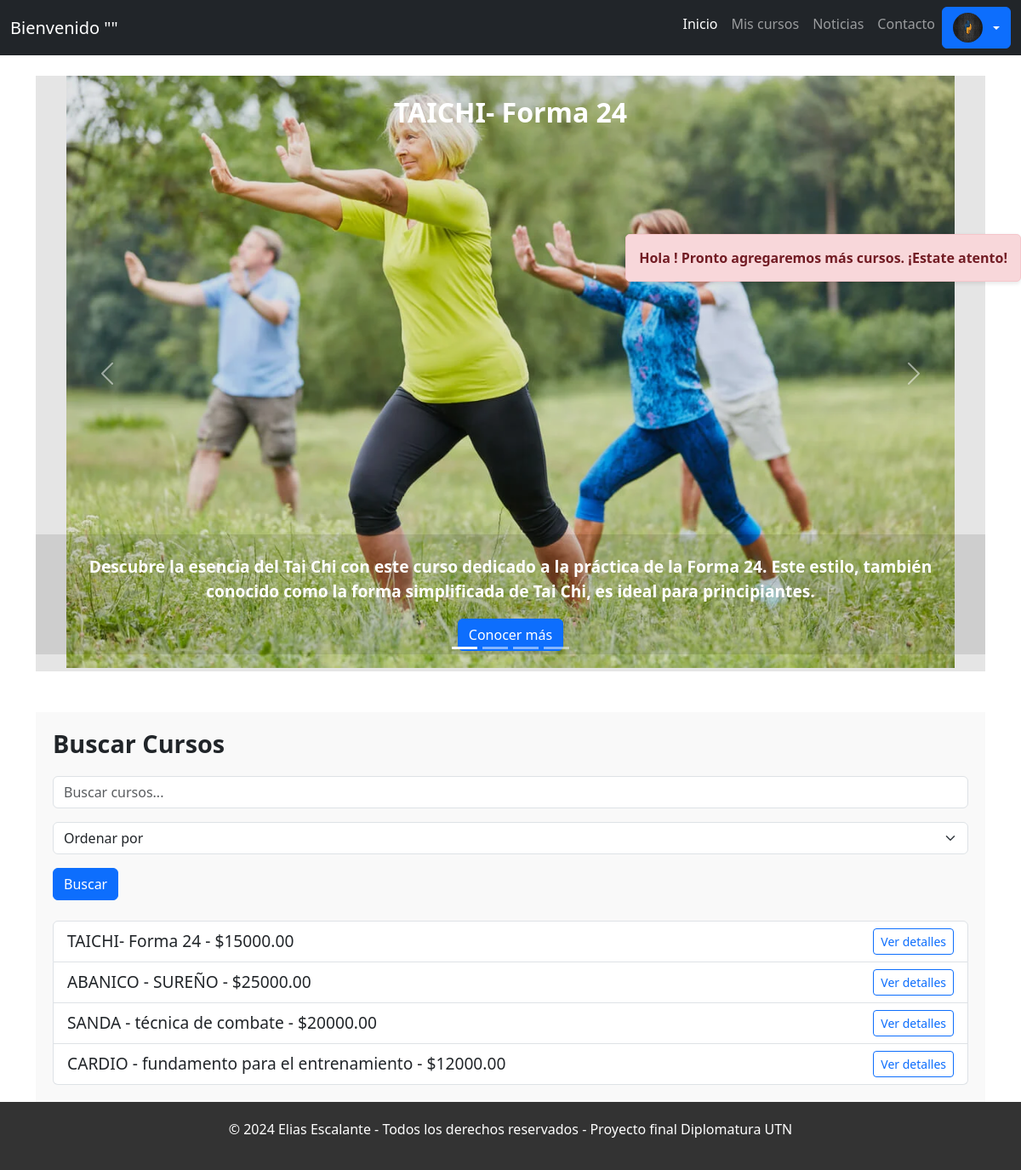
/cursos/home/, run on an earlier commit of the app's database.
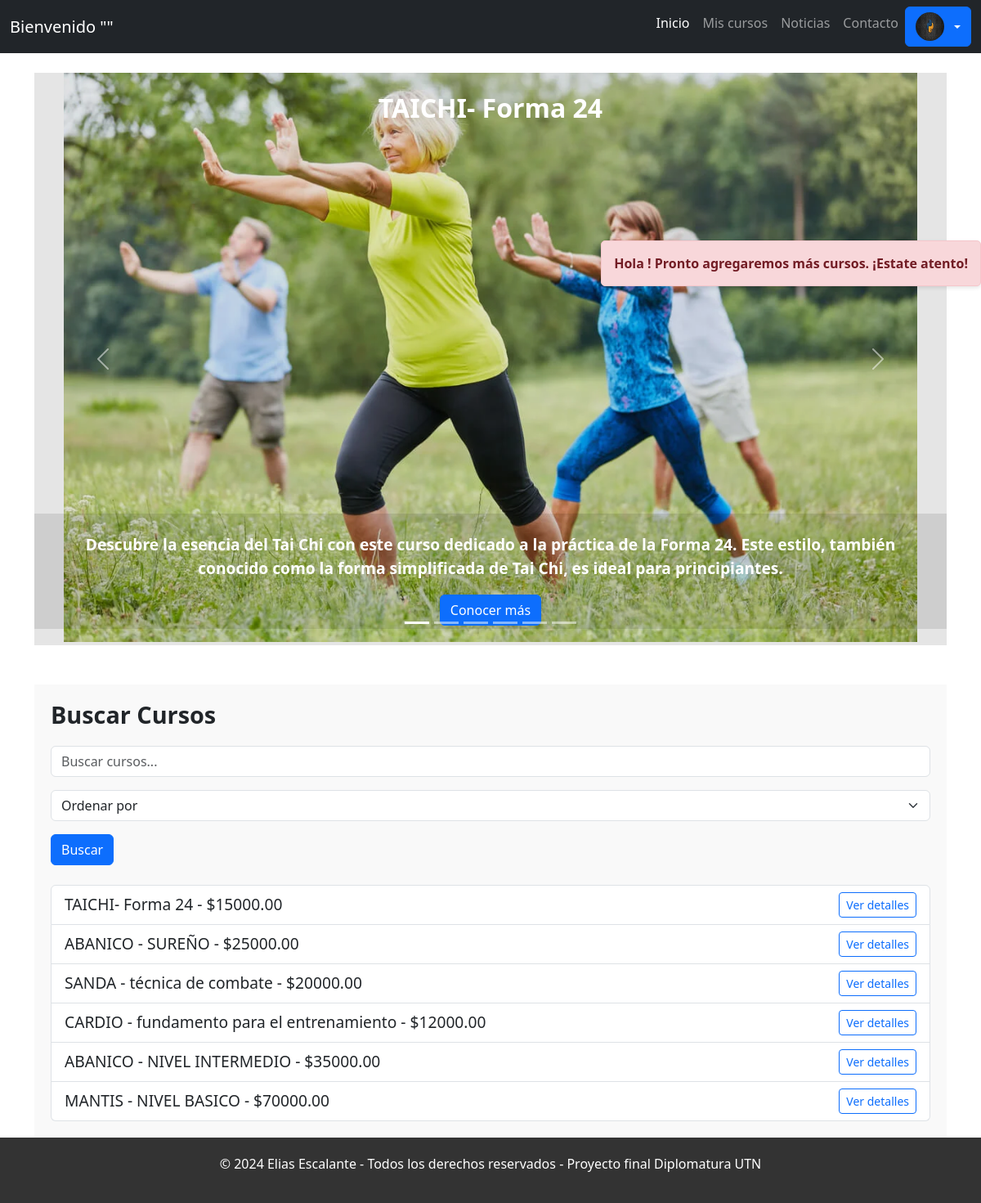
And on a later commit of the database.
### cursos/models.py (models this page shows, shortened)
class Curso(models.Model):
    nombre = models.CharField(max_length=50)
    comision = models.CharField(max_length=20)
    Profesor = models.CharField(max_length=50)
    Descripcion = models.TextField(max_length=500)
    cupo = models.IntegerField(default=0)
    precio = models.DecimalField(max_digits=12, decimal_places=2, default=0.00)
    imagen = models.ImageField(upload_to="producto/%Y/%m/%d", blank=True, null=True)
    direccion= models.CharField(max_length=200)

### cursos/views.py (the view)
# urls.py: path('home/', views.home_cursos, name='home_cursos'),
def home_cursos(request):
    cursos = Curso.objects.all()
    query = request.GET.get('q', '')
    if query:
        cursos = cursos.filter(nombre__icontains=query)
    order = request.GET.get('order', '')
    if order == 'alfabetico':
        cursos = cursos.order_by('nombre')
    elif order == 'precio':
        cursos = cursos.order_by('precio')
    return render(request, 'cursos/home.html', {'cursos': cursos})

### templates/cursos/home.html (shortened to what this page needs)
{% extends "layout.html" %}
{% load static %}
{% block content %}
    {% include 'descripcion_lateral.html' %}
    <div class="col-12">
        <div id="carouselExampleIndicators" class="carousel slide" data-bs-ride="carousel">
            <div class="carousel-indicators">
                {% for curso in cursos %}
                    <button type="button" data-bs-target="#carouselExampleIndicators" data-bs-slide-to="{{ forloop.counter0 }}" class="{% if forloop.first %}active{% endif %}" aria-label="Slide {{ forloop.counter }}"></button>
                {% endfor %}
            </div>
            <div class="carousel-inner">
                {% for curso in cursos %}
                    <div class="carousel-item {% if forloop.first %}active{% endif %}">
                        <img class="card-img-top pb-1 img_lat" src="{{ curso.imagen.url }}" alt="{{ curso.nombre }}" />
                        <div class="carousel-caption d-none d-md-block text-white p-4 position-absolute top-0 start-0 w-100 bg-opacity-50">
                            <h5 style="font-size: 2rem; font-weight: bold;">{{ curso.nombre }}</h5>
                        </div>
                        <div class="carousel-caption d-none d-md-block text-white p-4 position-absolute bottom-0 start-0 w-100 bg-opacity-50">
                            <p style="font-size: 1.2rem;">{{ curso.Descripcion|truncatewords:100 }}</p>
                            <a href="{% url 'detalle_curso' curso.id %}" class="btn btn-primary">Conocer más</a>
                        </div>
                    </div>
                {% endfor %}
            </div>
            <button class="carousel-control-prev" type="button" data-bs-target="#carouselExampleIndicators" data-bs-slide="prev">
                <span class="carousel-control-prev-icon" aria-hidden="true"></span>
            </button>
            <button class="carousel-control-next" type="button" data-bs-target="#carouselExampleIndicators" data-bs-slide="next">
                <span class="carousel-control-next-icon" aria-hidden="true"></span>
            </button>
        </div>
    </div>
    <section id="search-section" class="mt-5">
        <h2>Buscar Cursos</h2>
        <form method="GET" action="{% url 'home_cursos' %}">
            <div class="mb-3">
                <input type="text" name="q" class="form-control" placeholder="Buscar cursos..." value="{{ query }}">
            </div>
            <div class="mb-3">
                <select name="order" class="form-select">
                    <option value="">Ordenar por</option>
                </select>
            </div>
            <button type="submit" class="btn btn-primary">Buscar</button>
        </form>
        <div id="course-results" class="mt-4">
            {% if cursos %}
                <ul class="list-group">
                    {% for curso in cursos %}
                        <li class="list-group-item d-flex justify-content-between align-items-center">
                            {{ curso.nombre }} - ${{ curso.precio }}
                            <a href="{% url 'detalle_curso' curso.id %}" class="btn btn-outline-primary btn-sm">Ver detalles</a>
                        </li>
                    {% endfor %}
                </ul>
            {% else %}
                <p>No se encontraron cursos.</p>
            {% endif %}
        </div>
    </section>
{% endblock %}

What changed in the data, as far as the page shows it:
added Curso: nombre "ABANICO - NIVEL INTERMEDIO", precio "35000.00"
added Curso: nombre "MANTIS - NIVEL BASICO", precio "70000.00"
